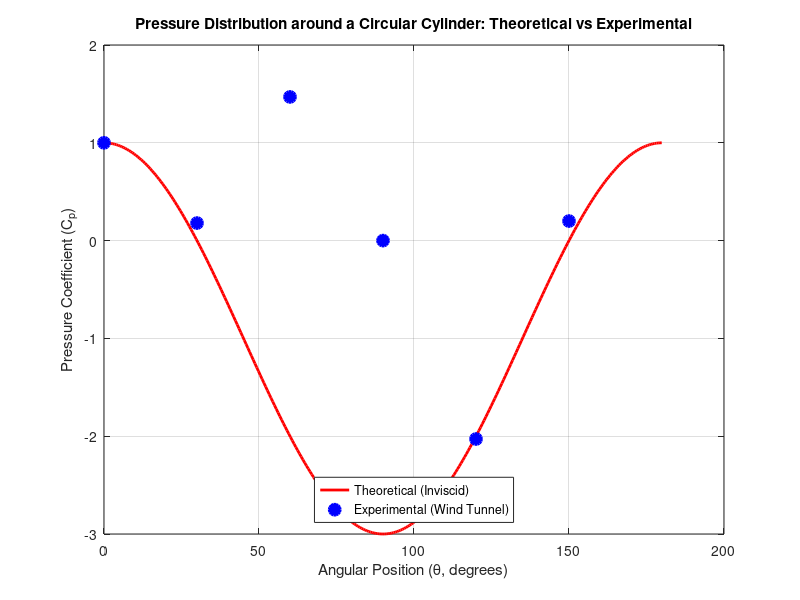

This chart was generated by the following MATLAB code:
% MATLAB Script: Cylinder Pressure Distribution (Theoretical vs Experimental)

% Angular position (degrees)
theta_deg = [0; 30; 60; 90; 120; 150];
theta_rad = deg2rad(theta_deg);

% Surface static pressure measurements (Pa)
P_surface = [62323; 61408; 62846; 61208; 58946; 61431];

% Experimental parameters (assumed values based on wind tunnel setup)
P_inf = 61208;      % Freestream static pressure (Pa) at 90 degrees
q_inf = 1115;       % Dynamic pressure (Pa)

% Calculate Experimental Cp
Cp_exp = (P_surface - P_inf) / q_inf;

% Calculate Theoretical Cp (Inviscid Flow)
theta_fine = 0:0.01:pi;
Cp_theory = 1 - 4 * sin(theta_fine).^2;

% Plot comparison
figure;
plot(theta_fine * (180/pi), Cp_theory, 'r-', 'LineWidth', 2);
hold on;
plot(theta_deg, Cp_exp, 'bo', 'MarkerSize', 8, 'MarkerFaceColor', 'b', 'LineWidth', 2);
xlabel('Angular Position (\theta, degrees)');
ylabel('Pressure Coefficient (C_p)');
title('Pressure Distribution around a Circular Cylinder: Theoretical vs Experimental');
legend('Theoretical (Inviscid)', 'Experimental (Wind Tunnel)', 'Location', 'south');
grid on;
saveas(gcf, 'cylinder_pressure_distribution.png');

disp('Cylinder pressure analysis complete. Plot saved as cylinder_pressure_distribution.png');
